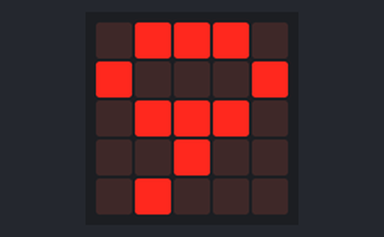
Recording of a program running on a simulated BBC micro:bit (MakeCode). On the bench: the board's 5×5 LED display. At 8.4 s the program stops and its outputs stay as they are.

Above: at 0.1 s.
At 0.9 s:
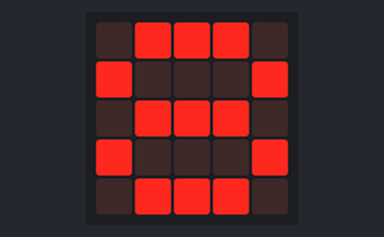
At 1.8 s:
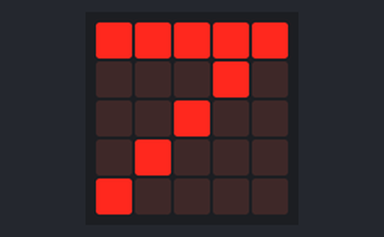
At 3.5 s:
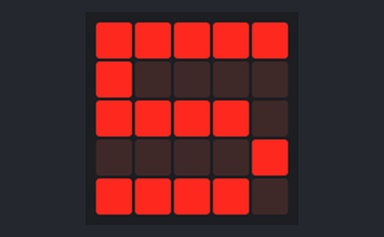
At 5.2 s:
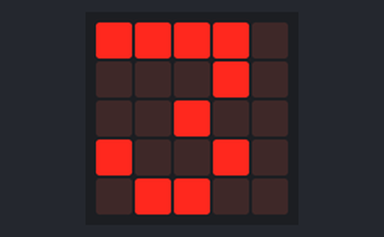
At 7.7 s:
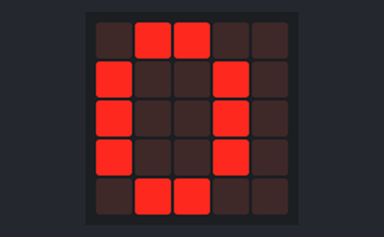

The program:

main.ts
```typescript
basic.showNumber(9)
basic.pause(100)
basic.showNumber(8)
basic.pause(100)
basic.showNumber(7)
basic.pause(100)
basic.showNumber(6)
basic.pause(100)
basic.showNumber(5)
basic.pause(100)
basic.showNumber(4)
basic.pause(100)
basic.showNumber(3)
basic.pause(100)
basic.showNumber(2)
basic.pause(100)
basic.showNumber(1)
basic.pause(100)
basic.showNumber(0)
```

test.ts
```typescript
// aquí va el archivo "tests"; esto no se compilará cuando este paquete se utilice como una extensión.
```

Measured:
- what the display in image 1 shows lasts 0.8 s, from 0.9 s to 1.7 s
